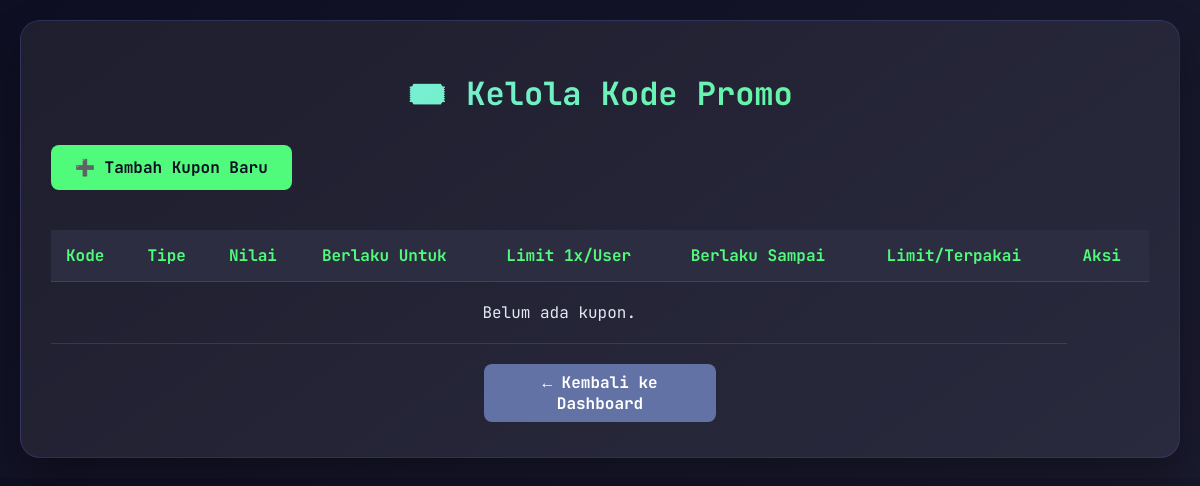
/tampilDataKupon.php (signed in), run on an earlier commit of the app's database.
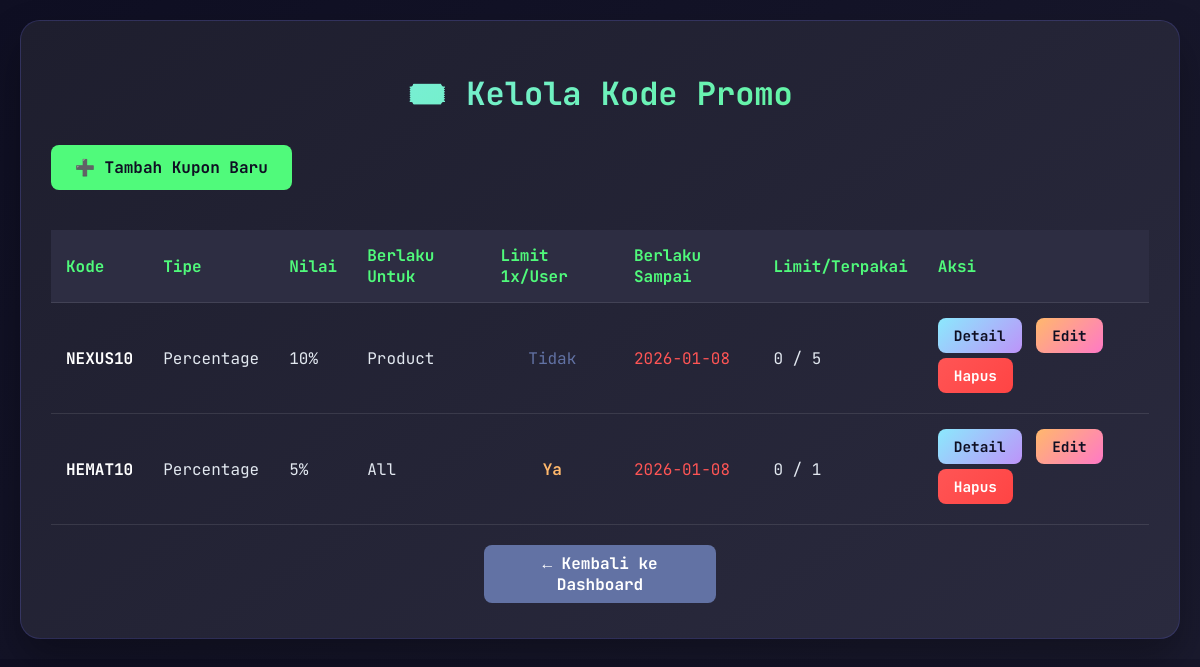
And on a later commit of the database.
### tables this page shows
CREATE TABLE `table_coupons` (
  `id` int(11) NOT NULL,
  `code` varchar(50) NOT NULL,
  `type` enum('percentage','fixed') NOT NULL DEFAULT 'fixed',
  `value` decimal(12,2) NOT NULL,
  `valid_until` date DEFAULT NULL,
  `usage_limit` int(11) DEFAULT 0,
  `used_count` int(11) DEFAULT 0,
  `limit_per_user` tinyint(1) DEFAULT 0,
  `apply_to_all` tinyint(1) DEFAULT 1,
  `apply_rule` varchar(50) DEFAULT 'all',
  `created_at` timestamp NOT NULL DEFAULT current_timestamp()
);

### tampilDataKupon.php (the view, shortened to what this page needs)
<?php
require "koneksi.php";
?>
<!DOCTYPE html>
<html lang="id">
<head>
</head>
<body>
    <div class="container">
        <h1>🎟️ Kelola Kode Promo</h1>
        <a href="tambahDataKupon.php" class="btn btn-add">➕ Tambah Kupon Baru</a>
        <table>
            <thead>
                <tr>
                    <th>Kode</th>
                    <th>Tipe</th>
                    <th>Nilai</th>
                    <th>Berlaku Untuk</th>
                    <th>Limit 1x/User</th>
                    <th>Berlaku Sampai</th>
                    <th>Limit/Terpakai</th>
                    <th>Aksi</th>
                </tr>
            </thead>
            <tbody>
                <?php
                $sql = "SELECT * FROM table_coupons ORDER BY created_at DESC";
                $result = $conn->query($sql);
                if ($result->num_rows > 0) {
                    while($row = $result->fetch_assoc()) {
                        $is_expired = ($row['valid_until'] && $row['valid_until'] < date('Y-m-d'));
                        $status_class = $is_expired ? 'status-expired' : 'status-active';
                        $nilai = ($row['type'] == 'percentage') ? intval($row['value']) . '%' : 'Rp ' . number_format($row['value'], 0, ',', '.');
                        $limit_user_text = $row['limit_per_user'] ? "<span class='limit-yes'>Ya</span>" : "<span class='limit-no'>Tidak</span>";
                        echo "<tr>
                            <td style='font-weight:bold; color:#fff;'>{$row['code']}</td>
                            <td>" . ucfirst($row['type']) . "</td>
                            <td>{$nilai}</td>
                            <td>" . ucfirst($row['apply_rule']) . "</td>
                            <td style='text-align:center;'>{$limit_user_text}</td>
                            <td class='{$status_class}'>" . ($row['valid_until'] ? $row['valid_until'] : 'Selamanya') . "</td>
                            <td>{$row['usage_limit']} / {$row['used_count']}</td>
                            <td>
                                <a href='detailKupon.php?id={$row['id']}' class='btn' style='background: linear-gradient(135deg, #8be9fd, #bd93f9); font-size: 0.9em;'>Detail</a>
                                <a href='koreksiDataKupon.php?id={$row['id']}' class='btn btn-edit'>Edit</a>
                                <a href='hapusDataKupon.php?id={$row['id']}' onclick=\"return confirm('Yakin hapus kupon ini?')\" class='btn btn-delete'>Hapus</a>
                            </td>
                        </tr>";
                    }
                } else {
                    echo "<tr><td colspan='7' style='text-align:center; padding:20px;'>Belum ada kupon.</td></tr>";
                }
                ?>
            </tbody>
        </table>
        <a href="dashboard.php" class="btn btn-back">← Kembali ke Dashboard</a>
    </div>
</body>
</html>

What changed in the data, as far as the page shows it:
added table_coupons: code "NEXUS10", type "Percentage", nilai "10%", apply_rule "Product", limit_per_user "Tidak", valid_until "2026-01-08", usage_limit "0", used_count "5"
added table_coupons: code "HEMAT10", type "Percentage", nilai "5%", apply_rule "All", limit_per_user "Ya", valid_until "2026-01-08", usage_limit "0", used_count "1"
Also different on the page:
text no longer shown: "Belum ada kupon."
